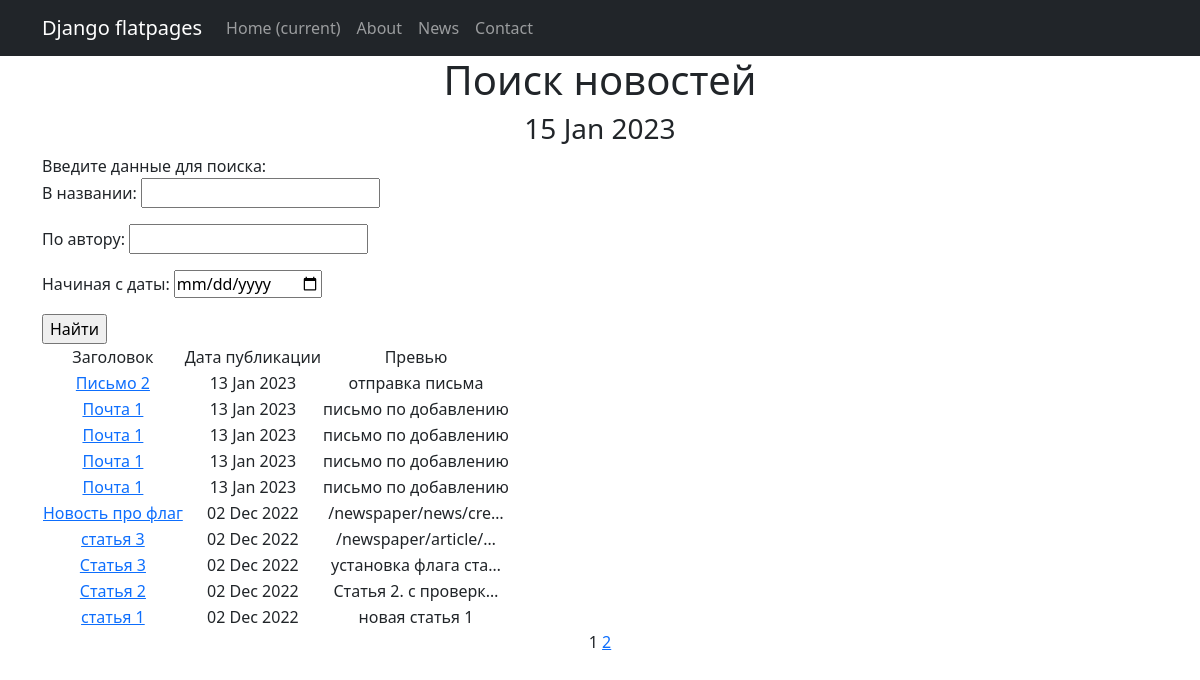
The app's page /newspaper/search, older data.
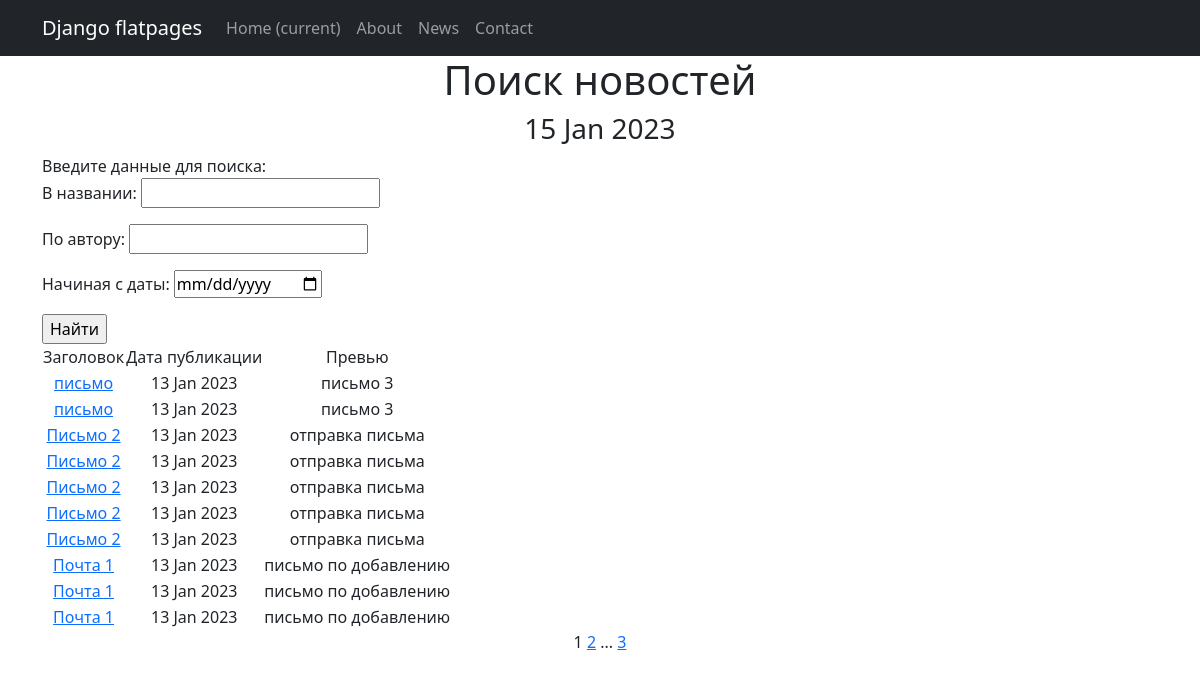
The same page, newer data.
### news_app/models.py (models this page shows, shortened)
class Post(models.Model):
    date_time_in = models.DateTimeField(auto_now_add=True)
    is_news = models.BooleanField(default=True)  # True - новость, False - статья
    title = models.CharField(max_length=255)
    text = models.TextField()
    rating = models.IntegerField(default=0)
    author = models.ForeignKey('Author', on_delete=models.CASCADE)
    category = models.ManyToManyField('Category', through='PostCategory')

### news_app/views.py (the view)
# urls.py: path('search', PostSearchList.as_view(), name='news_search'),
class PostSearchList(ListView):
    model = Post
    ordering = '-date_time_in'
    template_name = 'news_search.html'
    context_object_name = 'news_list'
    paginate_by = 10
    def get_queryset(self):
        queryset = super().get_queryset()
        self.filterset = PostFilter(self.request.GET, queryset)
        return self.filterset.qs
    def get_context_data(self, **kwargs):
        context = super().get_context_data(**kwargs)
        context['filterset'] = self.filterset
        return context

### news_app/templatetags/custom_filters.py (called while the page is built)
@register.filter()
def censor(value):
   try:
      if not isinstance(value, str):
         raise CensorException("Error: is not a text")
      for word in CENSORED_WORDS:
         if word in value:
            value = value.replace(word, word[:1]+"***")
         if word.capitalize() in value:
            value = value.replace(word.capitalize(), word.capitalize()[:1]+"***")
      return value
   except CensorException as e:
      print (e)

### news_app/templatetags/custom_tags.py (called while the page is built)
@register.simple_tag()
def current_time(format_string='%b %d %Y'):
   return datetime.utcnow().strftime(format_string)

@register.simple_tag(takes_context=True)
def url_replace(context, **kwargs):
   d = context['request'].GET.copy()
   for k, v in kwargs.items():
       d[k] = v
   return d.urlencode()

### templates/news_search.html (shortened to what this page needs)
{% extends 'flatpages/default.html' %}
{% load custom_filters %}
{% load custom_tags %}
{% block content %}
   <h1>Поиск новостей</h1>
    <h3>{% current_time '%d %b %Y' %}</h3>
   <div align="left">
       Введите данные для поиска:
        <form action="" method="get">
           {{ filterset.form.as_p }}
           <input type="submit" value="Найти" />
       </form>
   </div>
   {% if news_list %}
       <table>
           <tr>
               <td>Заголовок</td>
               <td>Дата публикации</td>
               <td>Превью</td>
           </tr>
           {% for news in news_list %}
           <tr>
               <td><a href="{{ news.id }}">{{ news.title|censor }}</a></td>
               <td>{{ news.date_time_in | date:'d M Y' }}</td>
               <td>{{ news.text | truncatechars:20 }}</td>
           </tr>
           {% endfor %}
       </table>
   {% else %}
       <h2>Новостей нет!</h2>
   {% endif %}
   {{ page_obj.number }}
   {% if page_obj.has_next %}
       <a href="?{% url_replace page=page_obj.next_page_number %}">{{ page_obj.next_page_number }}</a>
       {% if paginator.num_pages != page_obj.next_page_number %}
           ...
           <a href="?{% url_replace page=page_obj.paginator.num_pages %}">{{ page_obj.paginator.num_pages }}</a>
       {% endif %}
   {% endif %}
{% endblock content %}

Row changes from the older to the newer data that the page shows:
no longer on this page (row unchanged): Post: title|censor "Почта 1", date_time_in "13 Jan 2023", text "письмо по добавлению"
no longer on this page (row unchanged): Post: title|censor "Новость про флаг", date_time_in "02 Dec 2022", text "/newspaper/news/cre…"
no longer on this page (row unchanged): Post: title|censor "статья 3", date_time_in "02 Dec 2022", text "/newspaper/article/…"
no longer on this page (row unchanged): Post: title|censor "Статья 3", date_time_in "02 Dec 2022", text "установка флага ста…"
no longer on this page (row unchanged): Post: title|censor "Статья 2", date_time_in "02 Dec 2022", text "Статья 2. с проверк…"
no longer on this page (row unchanged): Post: title|censor "статья 1", date_time_in "02 Dec 2022", text "новая статья 1"
added Post: title|censor "письмо", date_time_in "13 Jan 2023", text "письмо 3"
added Post: title|censor "письмо", date_time_in "13 Jan 2023", text "письмо 3"
added Post: title|censor "Письмо 2", date_time_in "13 Jan 2023", text "отправка письма"
added Post: title|censor "Письмо 2", date_time_in "13 Jan 2023", text "отправка письма"
added Post: title|censor "Письмо 2", date_time_in "13 Jan 2023", text "отправка письма"
added Post: title|censor "Письмо 2", date_time_in "13 Jan 2023", text "отправка письма"
Text that changed along with them:
{{ page_obj.paginator.num_pages }}: (not shown) → "3"
